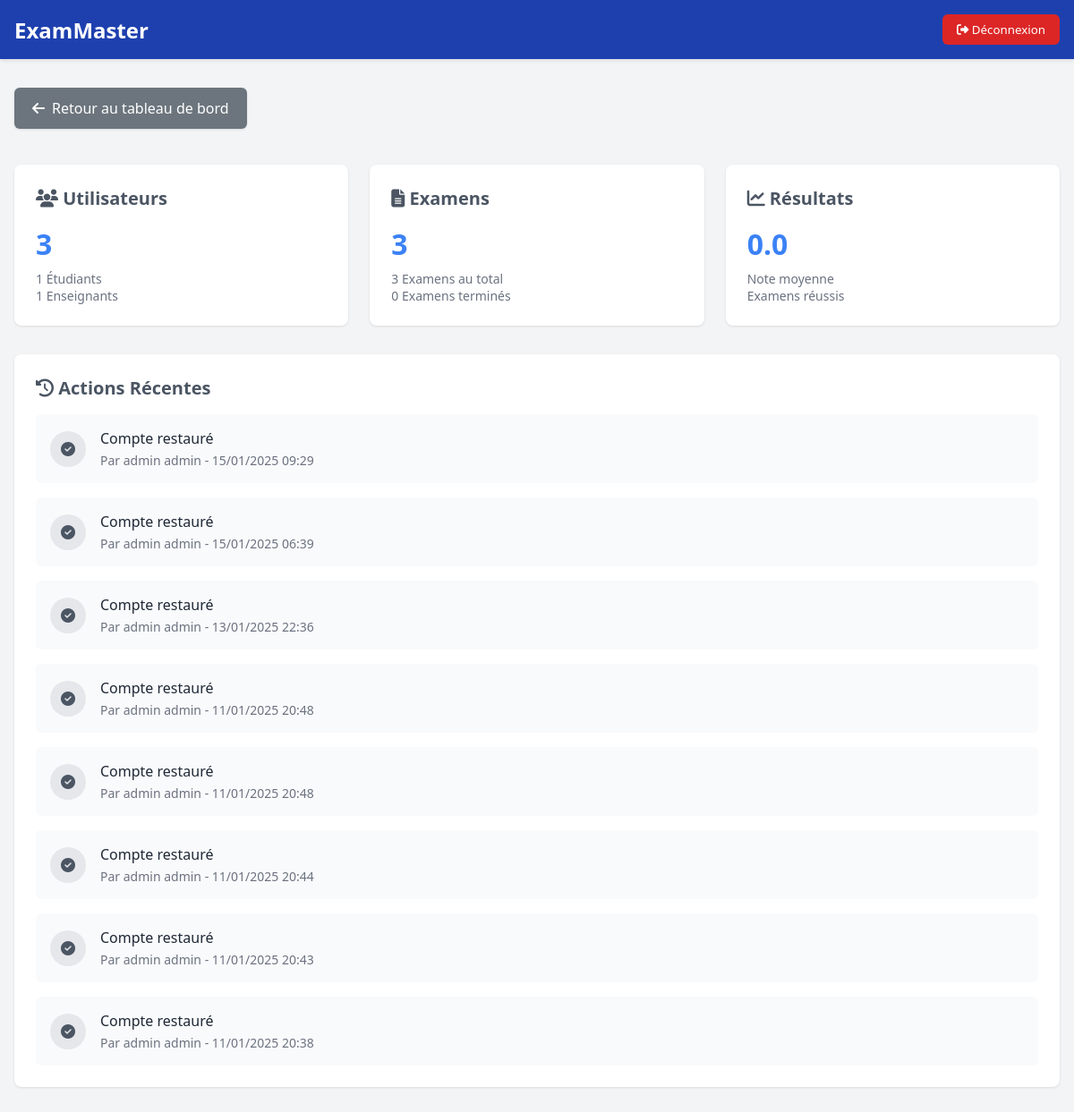
The page /admin/statistique.php (signed in) on the database its author committed.
### tables this page shows
CREATE TABLE `notifications` (
  `id` int(11) NOT NULL,
  `user_id` int(11) NOT NULL,
  `title` varchar(255) NOT NULL,
  `message` text NOT NULL,
  `type` enum('info','warning','success','error') NOT NULL DEFAULT 'info',
  `priority` enum('basse','moyenne','haute') NOT NULL DEFAULT 'moyenne',
  `link` varchar(255) DEFAULT NULL,
  `is_read` tinyint(1) DEFAULT 0,
  `created_at` timestamp NULL DEFAULT current_timestamp()
);

CREATE TABLE `users` (
  `id` int(11) NOT NULL,
  `firstname` varchar(100) NOT NULL,
  `lastname` varchar(100) NOT NULL,
  `email` varchar(100) NOT NULL,
  `password` varchar(255) NOT NULL,
  `role` enum('Administrateur','Enseignant','Etudiant') NOT NULL,
  `created_at` timestamp NULL DEFAULT current_timestamp(),
  `updated_at` timestamp NULL DEFAULT current_timestamp() ON UPDATE current_timestamp(),
  `deleted_at` timestamp NULL DEFAULT NULL,
  `status` enum('pending','approved','rejected') DEFAULT NULL
);

### admin/statistique.php (the view, shortened to what this page needs)
<?php
require_once '../config/connection.php';
$users_query = "SELECT COUNT(*) as total_users,
    SUM(CASE WHEN role = 'Etudiant' THEN 1 ELSE 0 END) as total_students,
    SUM(CASE WHEN role = 'Enseignant' THEN 1 ELSE 0 END) as total_teachers
    FROM users";
$stmt = $conn->query($users_query);
$users_stats = $stmt->fetch(PDO::FETCH_ASSOC);
$exams_query = "SELECT COUNT(*) as total_exams,
    SUM(CASE WHEN status = 'published' THEN 1 ELSE 0 END) as active_exams,
    SUM(CASE WHEN status = 'completed' THEN 1 ELSE 0 END) as completed_exams
    FROM exams";
$stmt = $conn->query($exams_query);
$exams_stats = $stmt->fetch(PDO::FETCH_ASSOC);
$recent_actions_query = "SELECT n.*, u.firstname, u.lastname
    FROM notifications n
    JOIN users u ON n.user_id = u.id
    ORDER BY n.created_at DESC
    LIMIT 10";
$stmt = $conn->query($recent_actions_query);
$recent_actions = $stmt->fetchAll(PDO::FETCH_ASSOC);
$results_query = "SELECT
    COUNT(*) as total_results,
    SUM(CASE WHEN status = 'passed' THEN 1 ELSE 0 END) as passed_count,
    AVG(score) as average_score
    FROM exam_results";
$stmt = $conn->query($results_query);
$results_stats = $stmt->fetch(PDO::FETCH_ASSOC);
?>
<!DOCTYPE html>
<html lang="fr">
<head>
    <link rel="stylesheet" href="https://cdnjs.cloudflare.com/ajax/libs/font-awesome/6.4.0/css/all.min.css">
</head>
<body>
    <nav class="navbar">
        <div class="navbar-content">
            <div class="brand">ExamMaster</div>
            <form method="POST" action="../auth/logout.php" style="display: inline;">
                <button type="submit" name="logout" class="logout-btn">
                    <i class="fas fa-sign-out-alt"></i> Déconnexion
                </button>
            </form>
        </div>
    </nav>
    <div class="container">    <a href="dashboard.php" class="back-btn">
                <i class="fas fa-arrow-left"></i> Retour au tableau de bord
            </a>
        <div class="stats-grid">
            <div class="stat-card">
                <h3><i class="fas fa-users"></i> Utilisateurs</h3>
                <div class="stat-value"><?php echo $users_stats['total_users']; ?></div>
                <div class="stat-subtext">
                    <?php echo $users_stats['total_students']; ?> Étudiants<br>
                    <?php echo $users_stats['total_teachers']; ?> Enseignants
                </div>
            </div>
            <div class="stat-card">
                <h3><i class="fas fa-file-alt"></i> Examens</h3>
                <div class="stat-value"><?php echo $exams_stats['active_exams']; ?></div>
                <div class="stat-subtext">
                    <?php echo $exams_stats['total_exams']; ?> Examens au total<br>
                    <?php echo $exams_stats['completed_exams']; ?> Examens terminés
                </div>
            </div>
            <div class="stat-card">
                <h3><i class="fas fa-chart-line"></i> Résultats</h3>
                <div class="stat-value"><?php echo number_format($results_stats['average_score'], 1); ?></div>
                <div class="stat-subtext">
                    Note moyenne<br>
                    <?php echo $results_stats['passed_count']; ?> Examens réussis
                </div>
            </div>
        </div>
        <div class="recent-actions">
            <h3><i class="fas fa-history"></i> Actions Récentes</h3>
            <div class="action-list">
                <?php foreach ($recent_actions as $action): ?>
                    <div class="action-item">
                        <div class="action-icon">
                            <?php
                            $icon = 'info-circle';
                            switch ($action['type']) {
                                case 'success': $icon = 'check-circle'; break;
                            }
                            ?>
                            <i class="fas fa-<?php echo $icon; ?>"></i>
                        </div>
                        <div class="action-content">
                            <div class="action-title"><?php echo htmlspecialchars($action['title']); ?></div>
                            <div class="action-meta">
                                Par <?php echo htmlspecialchars($action['firstname'] . ' ' . $action['lastname']); ?> -
                                <?php echo date('d/m/Y H:i', strtotime($action['created_at'])); ?>
                            </div>
                        </div>
                    </div>
                <?php endforeach; ?>
            </div>
        </div>
    </div>
</body>
</html>

### admin/statistique.php (style rules this page uses)
* { margin: 0; padding: 0; box-sizing: border-box; font-family: 'Segoe UI', system-ui, sans-serif; }
body { background-color: #f3f4f6; color: #1f2937; }
.navbar { background-color: #1e40af; color: white; padding: 1rem; box-shadow: 0 2px 4px rgba(0,0,0,0.1); }
.navbar-content { max-width: 1200px; margin: 0 auto; display: flex; justify-content: space-between; align-items: center; }
.brand { font-size: 1.5rem; font-weight: bold; }
.logout-btn { background-color: #dc2626; color: white; padding: 0.5rem 1rem; border: none; border-radius: 0.375rem; cursor: pointer; transition: background-color 0.2s; }
.container { max-width: 1200px; margin: 2rem auto; padding: 0 1rem; }
.stats-grid { display: grid; grid-template-columns: repeat(auto-fit, minmax(280px, 1fr)); gap: 1.5rem; margin-bottom: 2rem; }
.stat-card { background: white; padding: 1.5rem; border-radius: 0.5rem; box-shadow: 0 1px 3px rgba(0,0,0,0.1); }
.stat-card h3 { font-size: 1.25rem; color: #4b5563; margin-bottom: 1rem; }
.stat-value { font-size: 2rem; font-weight: bold; color: #3b82f6; margin-bottom: 0.5rem; }
.stat-subtext { color: #6b7280; font-size: 0.875rem; }
.recent-actions { background: white; padding: 1.5rem; border-radius: 0.5rem; box-shadow: 0 1px 3px rgba(0,0,0,0.1); }
.recent-actions h3 { font-size: 1.25rem; color: #4b5563; margin-bottom: 1rem; }
.action-list { display: grid; gap: 1rem; }
.action-item { padding: 1rem; border-radius: 0.375rem; background: #f9fafb; display: flex; align-items: center; gap: 1rem; }
.action-icon { width: 40px; height: 40px; border-radius: 50%; background: #e5e7eb; display: flex; align-items: center; justify-content: center; color: #4b5563; }
.action-content { flex: 1; }
.action-title { font-weight: 500; color: #1f2937; margin-bottom: 0.25rem; }
.action-meta { font-size: 0.875rem; color: #6b7280; }
.back-btn { display: inline-flex; align-items: center; gap: 0.5rem; background-color:hsl(208, 7.30%, 45.70%); color: white; padding: 0.75rem 1.25rem; border-radius: 0.375rem; text-decoration: none; font-weight: 500; transition: background-color 0.2s; margin-bottom: 1.5rem; box-shadow: 0 1px 3px rgba(0,0,0,0.1); width: fit-content; }
.back-btn i { font-size: 1rem; }
.stats-grid { margin-top: 1rem; }
.container { display: flex; flex-direction: column; }

### rows shown on the page
notifications: title "Compte restauré", user.lastname "admin admin", created_at "15/01/2025 09:29"
notifications: title "Compte restauré", user.lastname "admin admin", created_at "15/01/2025 06:39"
notifications: title "Compte restauré", user.lastname "admin admin", created_at "13/01/2025 22:36"
notifications: title "Compte restauré", user.lastname "admin admin", created_at "11/01/2025 20:48"
notifications: title "Compte restauré", user.lastname "admin admin", created_at "11/01/2025 20:48"
notifications: title "Compte restauré", user.lastname "admin admin", created_at "11/01/2025 20:44"
notifications: title "Compte restauré", user.lastname "admin admin", created_at "11/01/2025 20:43"
notifications: title "Compte restauré", user.lastname "admin admin", created_at "11/01/2025 20:38"

### other values the page prints
$users_stats['total_users'] "3"
$users_stats['total_students'] "1"
$users_stats['total_teachers'] "1"
$exams_stats['active_exams'] "3"
$exams_stats['total_exams'] "3"
$exams_stats['completed_exams'] "0"
$results_stats['average_score'] "0.0"
